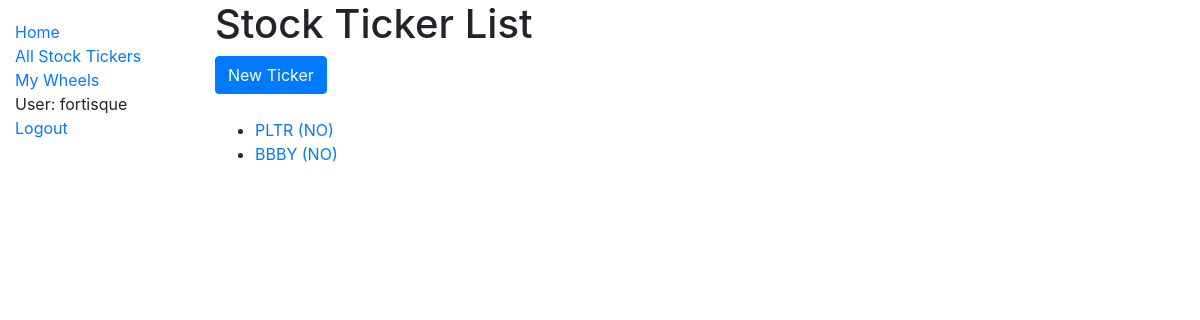
The app's page /catalog/tickers/ (signed in), older data.
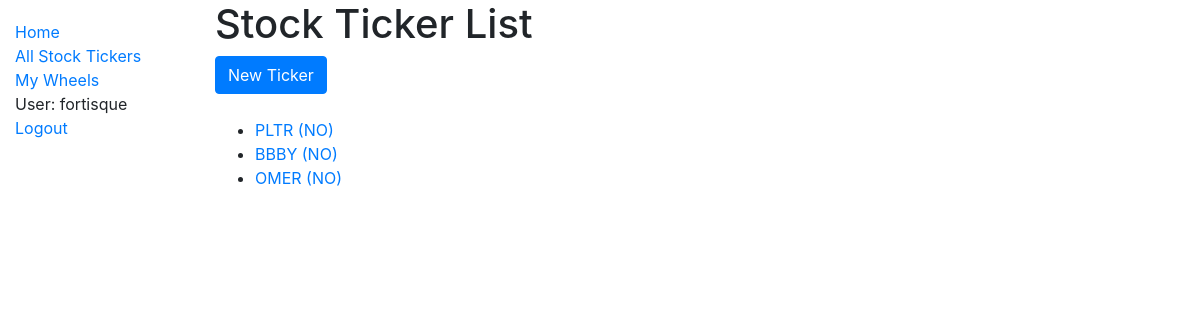
The same page, newer data.
### catalog/models.py (models this page shows, shortened)
class StockTicker(models.Model):
    name = models.CharField(max_length=200, help_text='Enter a ticker, like TSLA.', unique=True)
    class StockRecommendation(models.TextChoices):
        NONE = 'NO', _('None')
        STABLE = 'ST', _('Stable Choice')
        HIGHVOLATILITY = 'HV', _('High Volatility')
    recommendation = models.CharField(
        max_length=2,
        choices=StockRecommendation.choices,
        default=StockRecommendation.NONE,
    )
    def get_absolute_url(self):
        return reverse('ticker-detail', args=[str(self.id)])

### catalog/views.py (the view)
# urls.py: path('tickers/', views.StockTickerListView.as_view(), name='tickers'),
class StockTickerListView(generic.ListView):
    model = StockTicker

### catalog/templates/catalog/stockticker_list.html
{% extends "base_generic.html" %}
{% block content %}
  <h1>Stock Ticker List</h1>
  <a type="button" class="btn btn-primary" href="{% url 'ticker-create' %}">New Ticker</a>
  <br>
  <br>
  {% if stockticker_list %}
  <ul>
    {% for stockticker in stockticker_list %}
      <li>
        <a href="{{ stockticker.get_absolute_url }}">{{ stockticker.name }} ({{ stockticker.recommendation }})</a>
      </li>
    {% endfor %}
  </ul>
  {% else %}
    <p>There are no stock tickers</p>
  {% endif %}
{% endblock %}

### catalog/templates/base_generic.html (shortened to what this page needs)
<!DOCTYPE html>
<html lang="en">
<head>
  <link rel="stylesheet" href="https://stackpath.bootstrapcdn.com/bootstrap/4.3.1/css/bootstrap.min.css">
  {% load static %}
  <link rel="stylesheet" href="{% static 'css/styles.css' %}">
  <link rel="stylesheet" href="https://cdn.datatables.net/1.10.22/css/jquery.dataTables.min.css">
</head>
<body>
  <div class="container-fluid">
    <div class="row">
      <div class="col-sm-2">
      {% block sidebar %}
        <ul class="sidebar-nav">
          <li><a href="{% url 'index' %}">Home</a></li>
          <li><a href="{% url 'tickers' %}">All Stock Tickers</a></li>
          {% if user.is_authenticated %}
            <li><a href="{% url 'wheels' %}">My Wheels</a></li>
            <li>User: {{ user.get_username }}</li>
            <li><a href="{% url 'logout'%}?next={{request.path}}">Logout</a></li>
          {% else %}
            <li><a href="{% url 'login'%}?next={{request.path}}">Login</a></li>
          {% endif %}
        </ul>
     {% endblock %}
      </div>
      <div class="col-sm-10 ">{% block content %}{% endblock %}</div>
    </div>
  </div>
</body>
</html>

### catalog/static/css/styles.css (style rules this page uses)
.sidebar-nav { margin-top: 20px; padding: 0; list-style: none; }

Row changes from the older to the newer data that the page shows:
added StockTicker: name "OMER", recommendation "NO"
